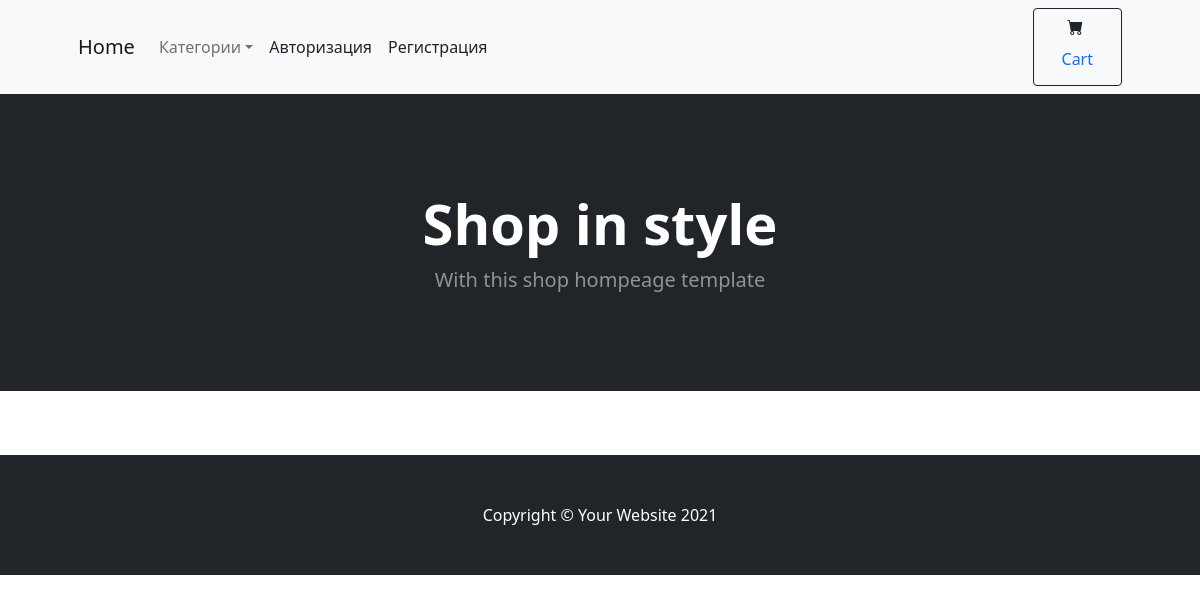
The app's page /, older data.
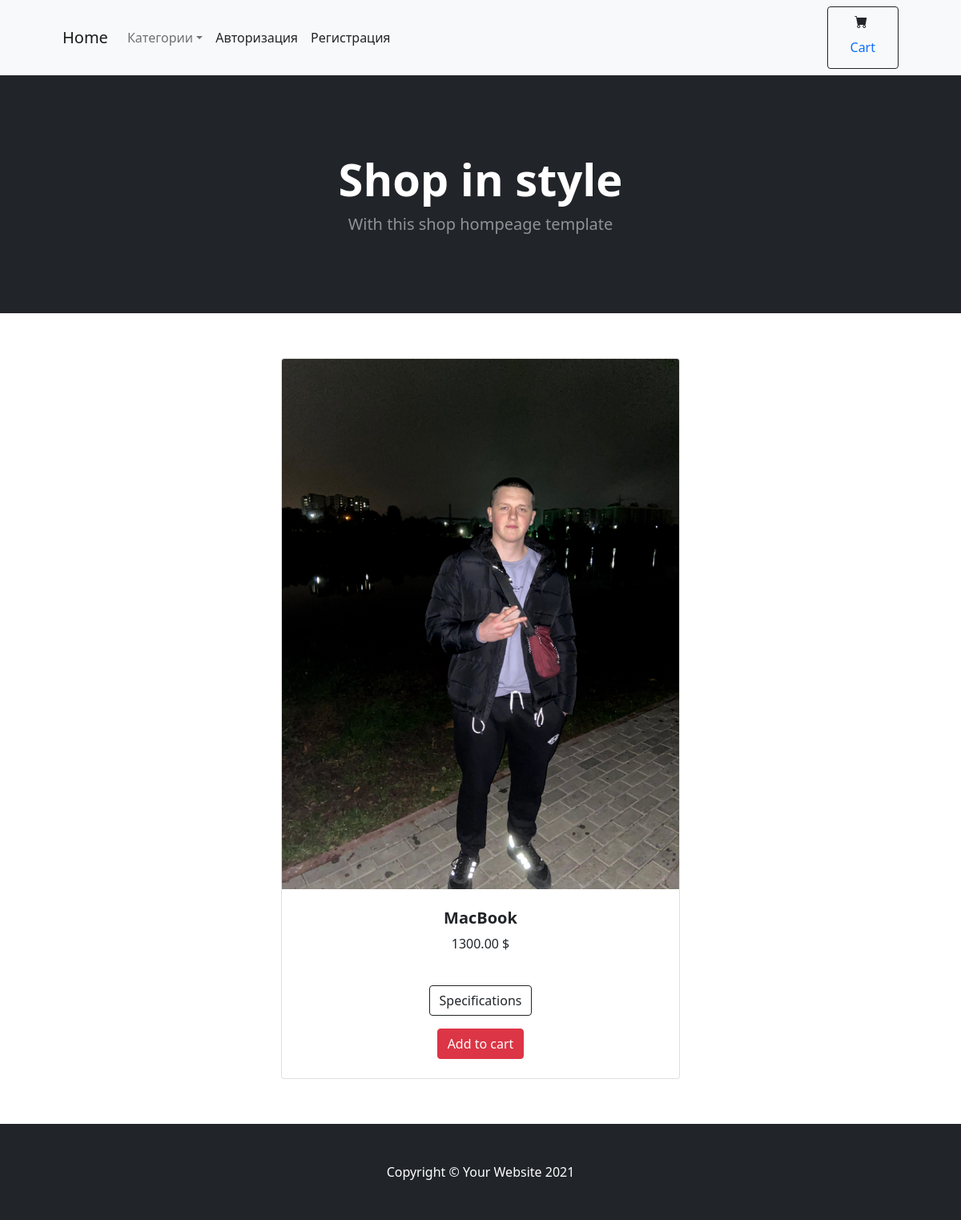
The same page, newer data.
### mainapp/models.py (models this page shows, shortened)
class Product(models.Model):
    MIN_RESOLUTION = (0, 0)
    MAX_RESOLUTION = (8000, 8000)
    category = models.ForeignKey(Category, verbose_name="Category", on_delete=models.CASCADE)
    title = models.CharField(max_length=256, verbose_name="Name of product")
    slug = models.SlugField(max_length=256)
    image = models.ImageField(upload_to="products/%Y/%m/%d", blank=True, verbose_name="Image")
    description = models.TextField(blank=True, verbose_name="Description")
    price = models.DecimalField(max_digits=10, decimal_places=2, verbose_name="Price")
    available = models.BooleanField(default=True)
    created = models.DateTimeField(auto_now_add=True)
    updated = models.DateTimeField(auto_now=True)
    def __str__(self):
        return self.title
    def get_absolute_url(self):
        return reverse("product_detail", kwargs={"slug": self.slug})

### mainapp/views.py (the view)
# urls.py: path("", BaseView.as_view(), name="base"),
class BaseView(CartMixin, View):
    models = ["notebook", "smartphone"]
    def get(self, request, *args, **kwargs):
        products = Product.objects.all()
        categories = Category.objects.all()
        context = {
            "products": products,
            "cart": self.cart,
            "categories": categories
        }
        return render(request, "item.html", context)

### mainapp/mixins.py (called while the page is built)
    def dispatch(self, request, *args, **kwargs):
        if request.user.is_authenticated:
            customer = Customer.objects.filter(user=request.user).first()
            if not customer:
                customer = Customer.objects.create(
                    user=request.user
                )
            cart = Cart.objects.filter(owner=customer, in_order=False).first()
            if not cart:
                cart = Cart.objects.create(owner=customer)
        else:
            cart = Cart.objects.filter(for_anonymous_user=True).first
            if not cart:
                cart = Cart.objects.create(for_anonymous_user=True)
        self.cart = cart
        return super().dispatch(request, *args, **kwargs)

### mainapp/models.py (called while the page is built)
    def get_absolute_url(self):
        return reverse('category_detail', kwargs={'slug': self.slug})

### mainapp/templates/item.html (shortened to what this page needs)
{% extends 'base.html' %}
{% load static %}
{% block content  %}
    {% for el in products %}
        <div class="col mb-5">
    <div class="card h-100">
        <a href="{{ el.get_absolute_url }}"><img class="card-img-top" src="{{ el.image.url }}" alt=""></a>
        <div class="card-body p-4">
            <div class="text-center">
                <h5 class="fw-bolder">{{ el }}</h5>
                <p>{{ el.price }} $</p>
            </div>
        </div>
        <div class="card-footer p-4 pt-0 border-top-0 bg-transparent">
            <div class="text-center"><a class="btn btn-outline-dark mt-auto" href="{{ el.get_absolute_url }}">Specifications</a></div>
                <div class="text-center mt-3">
                    <a href="{% url 'add_to_cart' slug=el.slug %}">
                        <button class="btn btn-danger">Add to cart</button>
                    </a>
                </div>
        </div>
    </div>
</div>
    {% endfor %}
{% endblock content %}

Row changes from the older to the newer data that the page shows:
added Product: image (picture), title "MacBook", price "1300.00"
